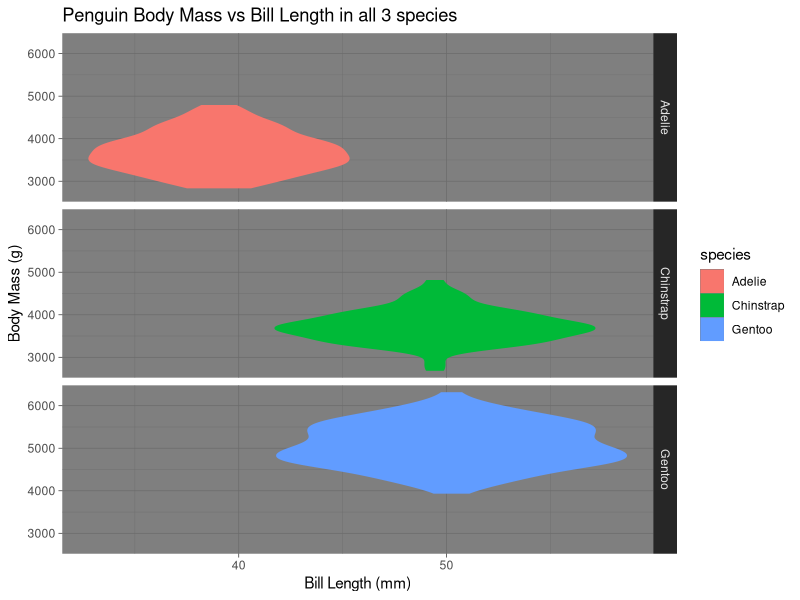

R code for this plot:
## ---- chunk 1
knitr::opts_chunk$set(echo = TRUE, warning = FALSE,
                      message = FALSE,
                      fig.path = "../output/")
## ---- chunk 2
library(tidyverse)
library(kableExtra)
library(palmerpenguins)
## ---- chunk 3
glimpse(penguins)

## ---- chunk 4
penguins %>%  ## using the penguin dataset ##
  ggplot(aes(x = bill_length_mm,
             y = body_mass_g,
             fill = species,
             color = species))+
  facet_grid(species ~ .) +   # plotting 3 graphs by species

geom_violin()+    ## using violin plot
  labs(x="Bill Length (mm)",     # Axis labels 
       y = "Body Mass (g)")+
theme_dark()+
ggtitle("Penguin Body Mass vs Bill Length in all 3 species") ## just adding a title as you reminded me in the last grading thanks Emily :)
## ---- chunk 5
penguins %>%
  group_by(island) %>%
  summarise(DepthMean = mean(bill_depth_mm, na.rm = TRUE)) %>%
  kbl()%>% # making it a kabletable
  kable_material_dark()%>%   # making it look less plain, the dark wouldn't be a usual choice as its tougher to read 
    row_spec(2, bold = T, color = "blue", background = "orange") %>%
  kable_styling(full_width = FALSE)  
